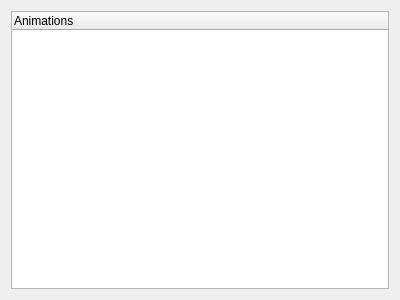
<?xml version="1.0" encoding="UTF-8"?>
<ui version="4.0">
 <class>AnimationManager</class>
 <widget class="QWidget" name="AnimationManager">
  <property name="geometry">
   <rect>
    <x>0</x>
    <y>0</y>
    <width>400</width>
    <height>300</height>
   </rect>
  </property>
  <property name="windowTitle">
   <string>Form</string>
  </property>
  <layout class="QGridLayout" name="gridLayout">
   <item row="0" column="0">
    <widget class="ResourceTreeWidget" name="treeWidget">
     <property name="contextMenuPolicy">
      <enum>Qt::CustomContextMenu</enum>
     </property>
     <column>
      <property name="text">
       <string notr="true">Animations</string>
      </property>
     </column>
    </widget>
   </item>
  </layout>
 </widget>
 <customwidgets>
  <customwidget>
   <class>ResourceTreeWidget</class>
   <extends>QTreeWidget</extends>
   <header>resourcetreewidget.h</header>
  </customwidget>
 </customwidgets>
 <resources/>
 <connections/>
</ui>
